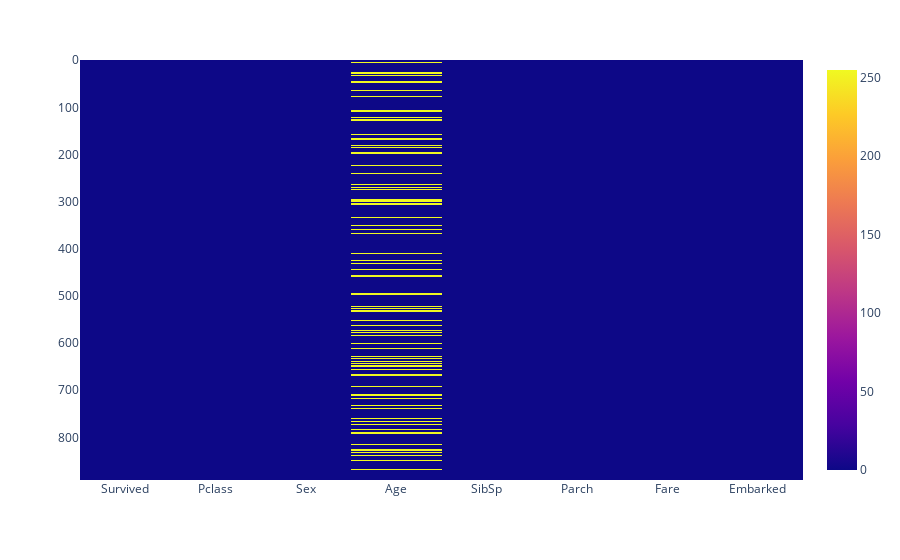

Notebook code for this chart:
### Markdown cell above
- There were some males who were very much older than the others ie 66 years (from the baove graph, range is from 0-66), we will check them post missing value_treament

### Code cell
# Handling Missing Value:
print("Total missing values in Age Variable", titanic_cleaned.Age.isnull().sum())
px.imshow(titanic_cleaned.isnull())

### Figure 1 — Plotly figure (JSON) as saved in the notebook; plotly's stock layout.template omitted (floating-point values rounded to 4 significant figures; data arrays with more than 128 entries replaced by an {"elided": "..."} marker saying what was removed)
{"data": [{"coloraxis": "coloraxis", "hovertemplate": "x: %{x}<br>y: %{y}<br>color: %{z}<extra></extra>", "name": "0", "type": "heatmap", "x": ["Survived", "Pclass", "Sex", "Age", "SibSp", "Parch", "Fare", "Embarked"], "xaxis": "x", "y": {"elided": "891 int values"}, "yaxis": "y", "z": {"elided": "891x8 int values"}}], "layout": {"coloraxis": {"colorscale": [[0, "#0d0887"], [0.1111, "#46039f"], [0.2222, "#7201a8"], [0.3333, "#9c179e"], [0.4444, "#bd3786"], [0.5556, "#d8576b"], [0.6667, "#ed7953"], [0.7778, "#fb9f3a"], [0.8889, "#fdca26"], [1, "#f0f921"]]}, "margin": {"t": 60}, "xaxis": {"anchor": "y", "constrain": "domain", "domain": [0, 1], "scaleanchor": "y"}, "yaxis": {"anchor": "x", "autorange": "reversed", "constrain": "domain", "domain": [0, 1]}}}
